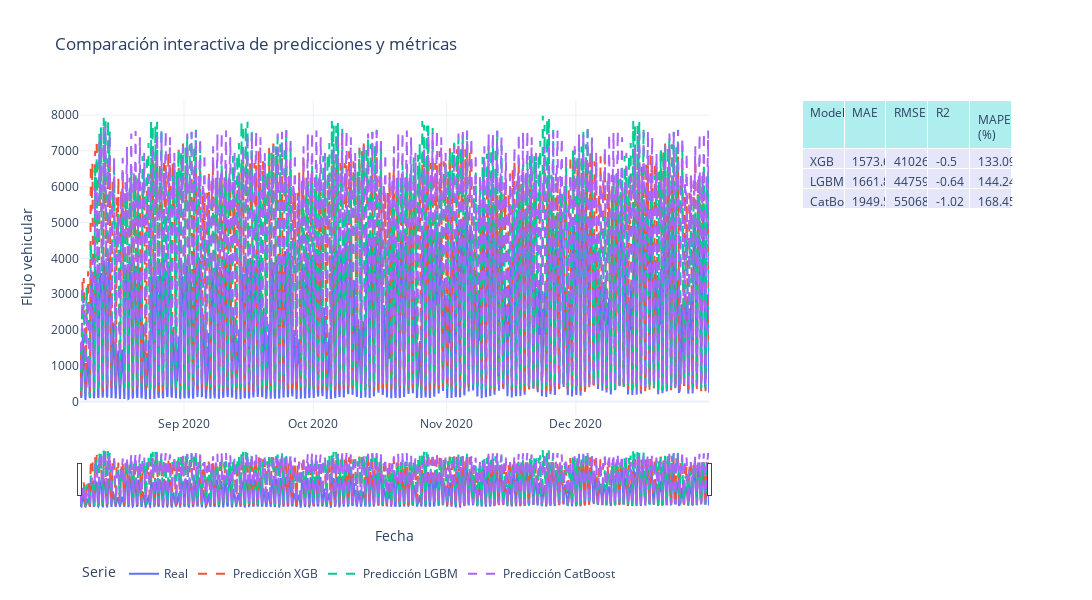

Notebook code cell kept with this figure:
### Code cell
import plotly.graph_objs as go
from plotly.subplots import make_subplots

# Subplots: gráfico a la izquierda, tabla a la derecha
fig = make_subplots(
    rows=1, cols=2,
    column_widths=[0.75, 0.25],
    specs=[[{"type": "xy"}, {"type": "table"}]]
)

# Línea real
fig.add_trace(go.Scatter(
    x=datos_test.index,
    y=datos_test['traffic_count'],
    mode='lines',
    name='Real',
    line=dict(width=2)
), row=1, col=1)

# Predicciones de los modelos
for nombre, pred in predicciones_test_dict.items():
    fig.add_trace(go.Scatter(
        x=datos_test.index,
        y=pred,
        mode='lines',
        name=f'Predicción {nombre}',
        line=dict(dash='dash')
    ), row=1, col=1)

# Tabla de métricas
fig.add_trace(go.Table(
    header=dict(
        values=['Modelo'] + list(df_metricas_test.columns),
        fill_color='paleturquoise',
        align='left'
    ),
    cells=dict(
        values=[df_metricas_test.index] + [df_metricas_test[col].round(2) for col in df_metricas_test.columns],
        fill_color='lavender',
        align='left'
    )
), row=1, col=2)

fig.update_layout(
    title='Comparación interactiva de predicciones y métricas',
    xaxis_title='Fecha',
    yaxis_title='Flujo vehicular',
    legend_title='Serie',
    template='plotly_white',
    autosize=True,
    width=1200,
    height=600,  # Dale un poco más de alto para la leyenda
    legend=dict(
        orientation="h",   # horizontal
        x=0,
        y=-0.55,            # Ajusta este valor según el resultado visual
        xanchor='left'
    )
)
fig.update_xaxes(rangeslider_visible=True, row=1, col=1)
fig.show()

### Figure 1 — Plotly figure (JSON) as saved in the notebook; plotly's stock layout.template omitted (floating-point values rounded to 4 significant figures; data arrays with more than 128 entries replaced by an {"elided": "..."} marker saying what was removed)
{"data": [{"line": {"width": 2}, "mode": "lines", "name": "Real", "type": "scatter", "x": {"elided": "3508 str values"}, "xaxis": "x", "y": {"elided": "3508 float values"}, "yaxis": "y"}, {"line": {"dash": "dash"}, "mode": "lines", "name": "Predicción XGB", "type": "scatter", "x": {"elided": "3508 str values"}, "xaxis": "x", "y": {"elided": "3508 float values"}, "yaxis": "y"}, {"line": {"dash": "dash"}, "mode": "lines", "name": "Predicción LGBM", "type": "scatter", "x": {"elided": "3508 str values"}, "xaxis": "x", "y": {"elided": "3508 float values"}, "yaxis": "y"}, {"line": {"dash": "dash"}, "mode": "lines", "name": "Predicción CatBoost", "type": "scatter", "x": {"elided": "3508 str values"}, "xaxis": "x", "y": {"elided": "3508 float values"}, "yaxis": "y"}, {"cells": {"align": "left", "fill": {"color": "lavender"}, "values": [["XGB", "LGBM", "CatBoost"], [1574.0, 1662.0, 1950.0], [4103000.0, 4476000.0, 5507000.0], [-0.5, -0.64, -1.02], [133.1, 144.2, 168.4]]}, "domain": {"x": [0.775, 1], "y": [0, 1]}, "header": {"align": "left", "fill": {"color": "paleturquoise"}, "values": ["Modelo", "MAE", "RMSE", "R2", "MAPE (%)"]}, "type": "table"}], "layout": {"autosize": true, "height": 600, "legend": {"orientation": "h", "title": {"text": "Serie"}, "x": 0, "xanchor": "left", "y": -0.55}, "title": {"text": "Comparación interactiva de predicciones y métricas"}, "width": 1200, "xaxis": {"anchor": "y", "domain": [0, 0.675], "rangeslider": {"visible": true}, "title": {"text": "Fecha"}}, "yaxis": {"anchor": "x", "domain": [0, 1], "title": {"text": "Flujo vehicular"}}}}
